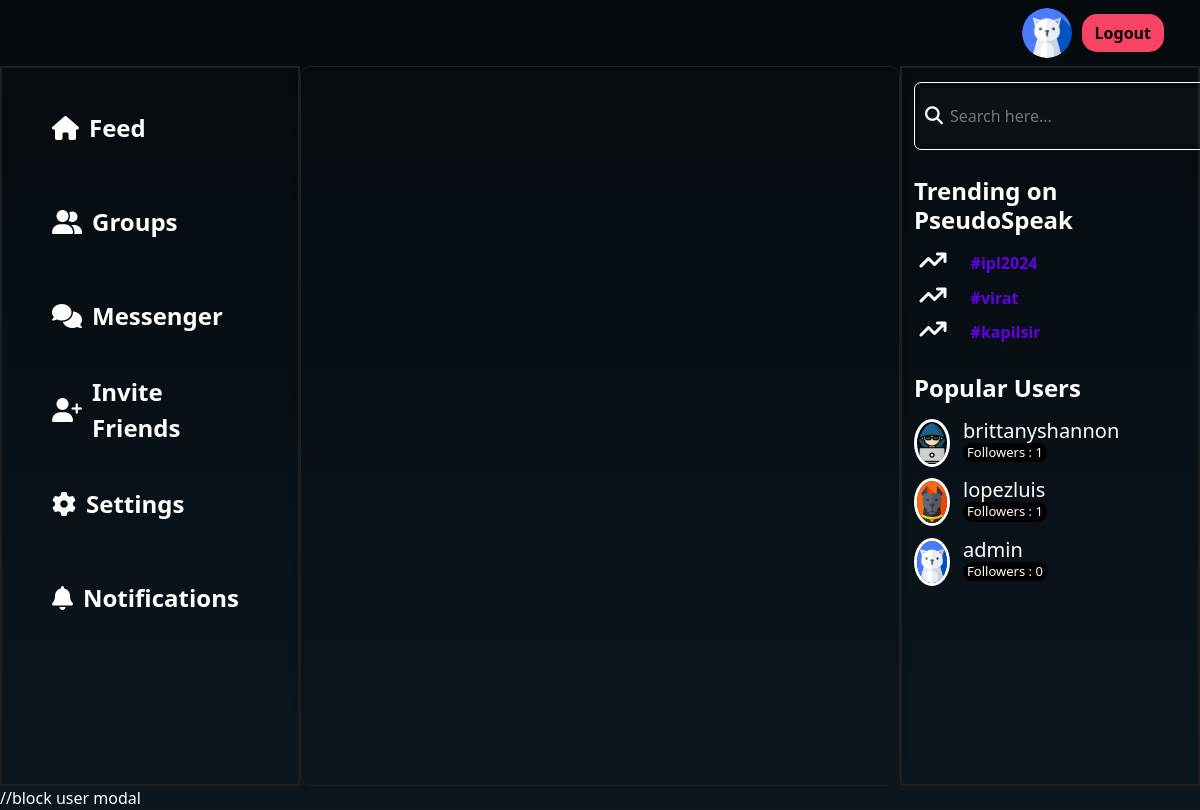
The page /notifications/admin/ (signed in) on the database its author committed.
### main/models.py (models this page shows, shortened)
class Profile(models.Model):
    user=models.OneToOneField(User,null=True,on_delete=models.CASCADE)
    blocked_user=models.ManyToManyField(User,related_name="block_users",blank=True)
    profile_img=models.ImageField(null=True,blank=True,upload_to='images/')
    bio=models.CharField(null=True,max_length=51)
    follow=models.ManyToManyField(User,related_name='follow',blank=True)
    following=models.ManyToManyField(User,related_name='following',blank=True)

class Hashtag(models.Model):
    tag=models.CharField(max_length=255)
    count=models.IntegerField(default=1,null=True)
    class Meta:
        ordering = ('-count',)

### main/views.py (the view)
# urls.py: path("notifications/<str:username>/",views.notfication,name="notification"),
def notfication(request,username):
    notifications=Notification.objects.filter(user=request.user,seen=False)
    popular_users = User.objects.annotate(follow_count=Count('following')).order_by('-follow_count')[:3]
    hashtags = Hashtag.objects.all()[:3]
    return render(request,"main/notifications.html",{'notifications':notifications,'popular_users':popular_users,'hashtags':hashtags})

### main/templates/main/notifications.html (shortened to what this page needs)
{% load static %}
<!DOCTYPE html>
<html lang="en">
  <head>
    <link
      href="https://cdn.jsdelivr.net/npm/bootstrap@5.3.1/dist/css/bootstrap.min.css"
      rel="stylesheet"
    />
    <link rel="stylesheet" href="{% static 'main/css/index.css' %}" />
  </head>
  <body>
    <nav class="navbar navbar-expand-lg bg-body-tertiary">
      <div class="container-fluid">
        <a class="navbar-brand ms-5 nav-logo" href="{% url 'index' %}"
          ><img src="/media/images/Logo" alt=""></a
        >
        <div class="collapse navbar-collapse" id="navbarSupportedContent">
          {% if user.is_authenticated %}
          <img
            id="profile_img_navbar"
            src="{{ request.user.profile.profile_img.url }}"
            alt=""
            style="
              width: 50px;
              height: 50px;
              border-radius: 50%;
              margin-right: 10px;
            "
          />
          <a href="{% url 'logout' %}" class="btn signbtn me-4">Logout</a>
          {% endif %}
        </div>
      </div>
    </nav>
    <div class="container-fluid">
      <div class="row content-1">
        <div class="col-3 content-1a res2 sidebar" id="sidebar">
          <ul>
            <li class="active">
              <i class="fa-solid fa-house"></i
              ><a href="{% url 'index' %}">Feed</a>
            </li>
            <li>
              <i class="fa-solid fa-user-group"></i
              ><a href="{% url 'rooms' name='recommended' %}">Groups</a>
            </li>
            <li>
              <i class="fa-solid fa-comments"></i
              ><a href="{% url 'messenger' %}">Messenger</a>
            </li>
            <li><i class="fa-solid fa-user-plus"></i>Invite Friends</li>
            <li>
              <i class="fa-solid fa-gear"></i
              ><a href="{% url 'settings' %}">Settings</a>
            </li>
            <li>
              <i class="fa-solid fa-bell"></i
              ><a href="">Notifications</a>
            </li>
          </ul>
        </div>
        <div class="col-6 content-1b content-scroll">
        </div>
        <div class="col-3 content-1a">
          <div class="search-container">
            <input
              type="text"
              name="search-input"
              class="search-input"
              id="search-input"
              placeholder="Search here..."
            />
            <i class="fas fa-search search-icon" id="search-icon"></i>
          </div>
          <div class="trending">
            <h4 class="trending-heading">Trending on PseudoSpeak</h4>
            <div class="trending-topics">
              {% for tag in hashtags %}
              <div class="t1">
                <span><i class="fa-solid fa-arrow-trend-up"></i></span>
                <a
                  href="#"
                  class="trends"
                  style="cursor: pointer"
                  data-tag="{{tag.tag}}"
                  >{{ tag.tag}}</a
                >
              </div>
              {% endfor %}
            </div>
          </div>
          <div class="popular-user">
            <h4>Popular Users</h4>
            <div class="popular-profiles">
              {% for p in popular_users %}
              <div class="popular-username">
                <div class="pop-pro-img">
                  <a href="{% url 'dashboard' profileId=p.username %}">
                    <img src="{{p.profile.profile_img.url}}" />
                  </a>
                </div>
                <div class="pop-pro-users">
                  <h5>{{p.username}}</h5>
                  <p>Followers : {{p.profile.follow.count}}</p>
                </div>
              </div>
              {% endfor %}
            </div>
          </div>
        </div>
      </div>
    </div>
    //block user modal
  </body>
</html>

### main/static/main/css/index.css (style rules this page uses)
body { background: linear-gradient(to bottom, #000000 -85%, #0b161e 100%); color: white; overflow: hidden; }
.nav-logo { padding: 0; margin: -8px 90px; font-weight: bolder; font-family: serif; }
.navbar.bg-body-tertiary { background-color: transparent !important; color: white; }
.signbtn { background-color: rgb(248, 68, 100); color: rgb(5, 5, 5); border-radius: 15px; font-family: "Segoe UI", Tahoma, Geneva, Verdana, sans-serif; font-weight: bold; }
.content-1 { height: 90vh; }
.content-1b { border: 1px solid #1f1f20; height: 100vh; background:transparent; }
.content-1a { border: 2px solid #1f1f20; height: 90vh; }
.content-1a ul li { list-style: none; margin: 30px 18px; font-size: x-large; font-weight: 600; border-radius: 30px; padding-left: 20px; padding-top: 5px; height: 8vh; background: none; }
.content-1a ul { list-style-type: none; padding: 0; }
.content-1a li { display: flex; align-items: center; color: white; background-color: transparent; padding: 10px 15px; cursor: pointer; transition: background-color 0.2s ease; }
.content-1a i.fa-solid { font-size: 24px; margin-right: 10px; }
.content-1a li a { color: white; text-decoration: none; }
.search-container { display: flex; align-items: center; border: 1px solid white; border-radius: 7px; width: 300px; margin-top: 5%; padding: 5px; position: relative; }
.search-input { height: 7vh; flex-grow: 1; border: none; outline: none; font-size: 16px; background: hsla(0, 0%, 53%, 0.04); color: #ccc; padding-left: 30px; }
.search-icon { position: absolute; left: 10px; top: 50%; transform: translateY(-50%); color: white; font-size: 18px; }
.trending { margin-top: 10%; }
.trending-heading { margin-top: 5%; font-weight: bolder; }
.trending-topics { padding: 2%; }
.trends { padding-left: 10px; }
.t1 { margin-bottom: 3%; }
.t1 a { font-weight: bold; text-decoration: none; color: #6300eb; }
.content-scroll { height: auto; overflow-y: auto; max-height: 90vh; }
.content-1b { padding: 20px; border-radius: 10px; box-shadow: 0 0 10px rgba(0, 0, 0, 0.1); }
a { color: white; text-decoration: none; }

### main/templates/main/notifications.html (style rules this page uses)
.popular-user h4 { font-weight: bolder; margin: 16px 0; }
.pop-pro-img { width: 3vw; height: 6vh; overflow: hidden; border-radius: 50%; border: 3px solid #fff; }
.pop-pro-img img { width: 100%; height: 100%; object-fit: cover; }
.popular-username { display: flex; }
.pop-pro-users { display: flex; flex-direction: column; padding-left: 13px; }
.pop-pro-users h5 { margin: 0; }
.pop-pro-users p { font-size: small; background-color: black; width: 7vw; text-align: center; border-radius: 20px; }

### rows shown on the page
Hashtag: tag "#ipl2024"
Hashtag: tag "#virat"
Hashtag: tag "#kapilsir"

### other values the page prints
{{ p.username }} "brittanyshannon"
{{ p.profile.follow.count }} "1"
{{ p.username }} "lopezluis"
{{ p.username }} "admin"
{{ p.profile.follow.count }} "0"
